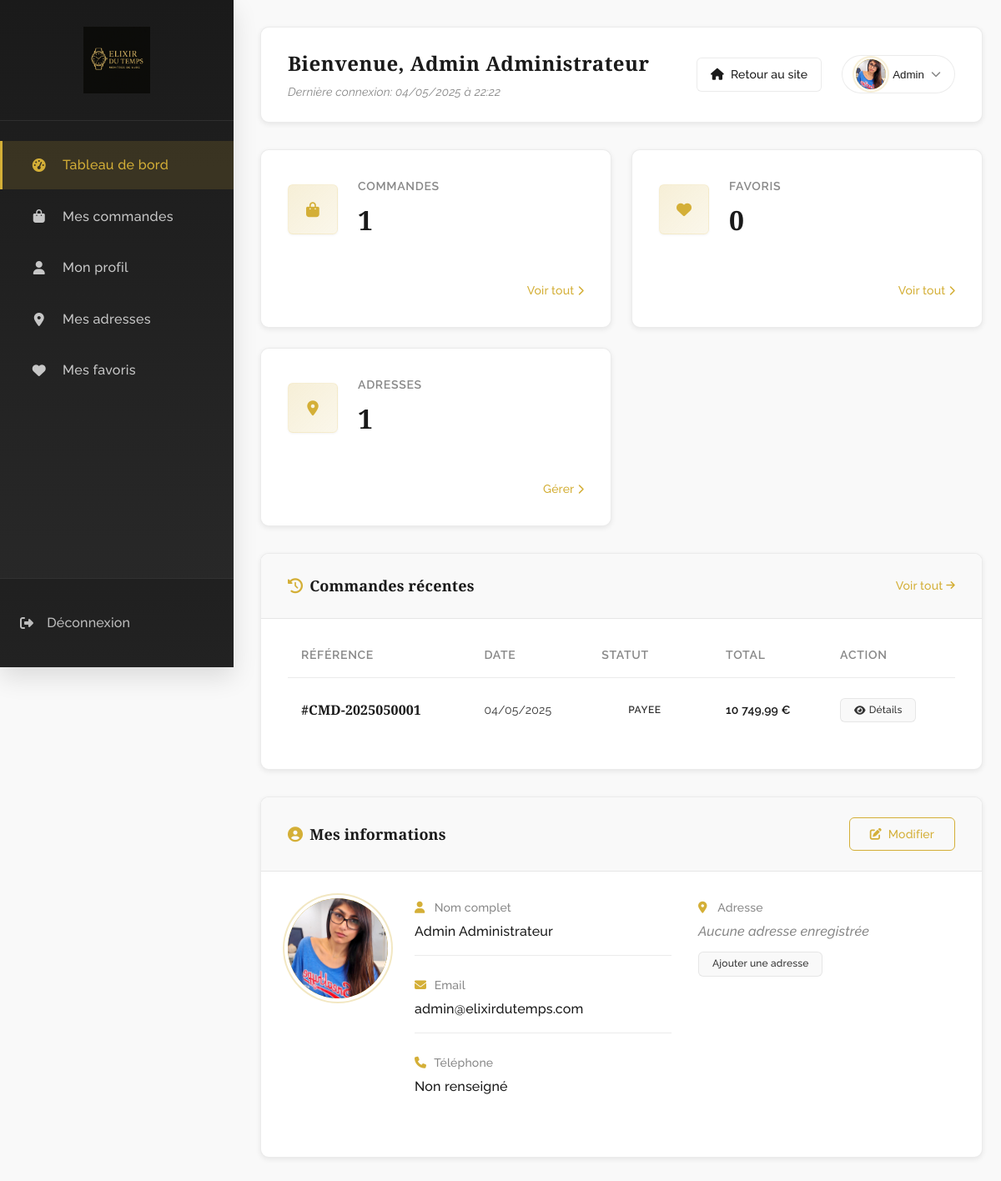
Screenshot of /public/user/index.php (signed in) with the database file from the repository.
### tables this page shows
CREATE TABLE utilisateurs (
    id INT AUTO_INCREMENT PRIMARY KEY,
    nom VARCHAR(100) NOT NULL,
    prenom VARCHAR(100),
    email VARCHAR(255) NOT NULL UNIQUE,
    mot_de_passe VARCHAR(255) NOT NULL,
    telephone VARCHAR(20),
    adresse TEXT,
    code_postal VARCHAR(10),
    ville VARCHAR(100),
    pays VARCHAR(100) DEFAULT 'France',
    date_creation DATETIME DEFAULT CURRENT_TIMESTAMP,
    date_modification DATETIME ON UPDATE CURRENT_TIMESTAMP,
    role ENUM('client', 'admin', 'manager') DEFAULT 'client',
    actif BOOLEAN DEFAULT TRUE,
    INDEX idx_email (email)
);

CREATE TABLE commandes (
    id INT AUTO_INCREMENT PRIMARY KEY,
    reference VARCHAR(50) NOT NULL UNIQUE,
    utilisateur_id INT NOT NULL,
    statut ENUM('en_attente', 'payee', 'en_preparation', 'expediee', 'livree', 'annulee', 'remboursee') DEFAULT 'en_attente',
    date_commande DATETIME DEFAULT CURRENT_TIMESTAMP,
    date_modification DATETIME ON UPDATE CURRENT_TIMESTAMP,
    total_produits DECIMAL(10, 2) NOT NULL,
    frais_livraison DECIMAL(10, 2) DEFAULT 0.00,
    total_taxe DECIMAL(10, 2) DEFAULT 0.00,
    total DECIMAL(10, 2) NOT NULL,
    mode_paiement VARCHAR(50),
    adresse_livraison TEXT NOT NULL,
    adresse_facturation TEXT NOT NULL,
    notes TEXT,
    FOREIGN KEY (utilisateur_id) REFERENCES utilisateurs(id) ON UPDATE CASCADE,
    INDEX idx_reference (reference),
    INDEX idx_statut (statut),
    INDEX idx_date (date_commande)
);

### public/user/index.php (the view, shortened to what this page needs)
<?php
$db = new Database();
$conn = $db->getConnection();
$userId = $_SESSION['user_id'];
$stmt = $conn->prepare("SELECT * FROM utilisateurs WHERE id = ?");
$stmt->execute([$userId]);
$user = $stmt->fetch(PDO::FETCH_ASSOC);
$stmtOrders = $conn->prepare("
    SELECT * FROM commandes
    WHERE utilisateur_id = ?
    ORDER BY date_commande DESC
    LIMIT 5
");
$stmtOrders->execute([$userId]);
$recentOrders = $stmtOrders->fetchAll(PDO::FETCH_ASSOC);
$relativePath = "..";
?>
<!DOCTYPE html>
<html lang="fr">
<head>
    <link rel="stylesheet" href="https://cdnjs.cloudflare.com/ajax/libs/font-awesome/6.4.0/css/all.min.css">
    <link rel="stylesheet" href="assets/css/sidebar.css">
</head>
<body>
<div class="dashboard-layout">
    <?php require_once 'includes/sidebar.php'; ?>
    <main class="dashboard-content">
        <div class="dashboard-topbar">
            <div class="welcome-message">
                <h1>Bienvenue, <?php echo htmlspecialchars($user['prenom'] . ' ' . $user['nom']); ?></h1>
                <p class="last-connection">Dernière connexion: <?php
                    echo !empty($user['derniere_connexion'])
                        ? date('d/m/Y à H:i', strtotime($user['derniere_connexion']))
                        : 'Première connexion';
                ?></p>
            </div>
            <div class="topbar-actions">
                <a href="<?php echo $relativePath; ?>/pages/Accueil.php" class="btn-return">
                    <i class="fas fa-home"></i> Retour au site
                </a>
                <div class="user-dropdown">
                    <button class="user-dropdown-toggle">
                        <div class="avatar-mini">
                            <?php if (!empty($user['photo'])): ?>
                                <img src="<?php echo $relativePath; ?>/uploads/users/<?php echo htmlspecialchars($user['photo']); ?>"
                                     alt="<?php echo htmlspecialchars($user['prenom']); ?>"
                                     style="width: 100%; height: 100%; object-fit: cover; border-radius: 50%;">
                            <?php else: ?>
                                <img src="<?php echo $relativePath; ?>/uploads/users/default.png"
                                     alt="Photo de profil par défaut"
                                     style="width: 100%; height: 100%; object-fit: cover; border-radius: 50%;">
                            <?php endif; ?>
                        </div>
                        <span class="user-name"><?php echo htmlspecialchars($user['prenom']); ?></span>
                        <i class="fas fa-chevron-down"></i>
                    </button>
                </div>
            </div>
        </div>
        <div class="dashboard-cards">
            <div class="dashboard-card">
                <div class="card-header">
                    <div class="card-icon">
                        <i class="fas fa-shopping-bag"></i>
                    </div>
                    <div class="card-content">
                        <h3 class="card-title">Commandes</h3>
                        <p class="card-value"><?php echo count($recentOrders); ?></p>
                    </div>
                </div>
                <div class="card-footer">
                    <a href="orders.php" class="card-link">
                        Voir tout <i class="fas fa-chevron-right"></i>
                    </a>
                </div>
            </div>
            <div class="dashboard-card">
                <div class="card-header">
                    <div class="card-icon">
                        <i class="fas fa-heart"></i>
                    </div>
                    <div class="card-content">
                        <h3 class="card-title">Favoris</h3>
                        <p class="card-value">0</p>
                    </div>
                </div>
                <div class="card-footer">
                    <a href="wishlist.php" class="card-link">
                        Voir tout <i class="fas fa-chevron-right"></i>
                    </a>
                </div>
            </div>
            <div class="dashboard-card">
                <div class="card-header">
                    <div class="card-icon">
                        <i class="fas fa-map-marker-alt"></i>
                    </div>
                    <div class="card-content">
                        <h3 class="card-title">Adresses</h3>
                        <p class="card-value">1</p>
                    </div>
                </div>
                <div class="card-footer">
                    <a href="addresses.php" class="card-link">
                        Gérer <i class="fas fa-chevron-right"></i>
                    </a>
                </div>
            </div>
        </div>
        <section class="dashboard-section">
            <div class="section-header">
                <h2 class="section-title">
                    <i class="fas fa-history"></i> Commandes récentes
                </h2>
                <a href="orders.php" class="section-action">
                    Voir tout <i class="fas fa-arrow-right"></i>
                </a>
            </div>
            <div class="orders-container">
                <table class="orders-table">
                    <thead>
                        <tr>
                            <th>Référence</th>
                            <th>Date</th>
                            <th>Statut</th>
                            <th>Total</th>
                            <th>Action</th>
                        </tr>
                    </thead>
                    <tbody>
                        <?php if (empty($recentOrders)): ?>
                            <tr>
                                <td colspan="5" class="empty-state">
                                    <div class="empty-state-content">
                                        <i class="fas fa-shopping-cart empty-icon"></i>
                                        <p>Vous n'avez pas encore passé de commande</p>
                                        <a href="../pages/Montres.php" class="btn-primary">Découvrir nos montres</a>
                                    </div>
                                </td>
                            </tr>
                        <?php else: ?>
                            <?php foreach ($recentOrders as $order): ?>
                                <tr>
                                    <td class="order-reference">#<?php echo $order['reference'] ?? $order['id']; ?></td>
                                    <td><?php echo date('d/m/Y', strtotime($order['date_commande'])); ?></td>
                                    <td>
                                        <span class="status-badge status-<?php echo strtolower($order['statut']); ?>">
                                            <?php echo $order['statut']; ?>
                                        </span>
                                    </td>
                                    <td class="order-total"><?php echo number_format($order['total'], 2, ',', ' '); ?> €</td>
                                    <td>
                                        <a href="order-details.php?id=<?php echo $order['id']; ?>" class="btn-view">
                                            <i class="fas fa-eye"></i> Détails
                                        </a>
                                    </td>
                                </tr>
                            <?php endforeach; ?>
                        <?php endif; ?>
                    </tbody>
                </table>
            </div>
        </section>
        <section class="dashboard-section">
            <div class="section-header">
                <h2 class="section-title">
                    <i class="fas fa-user-circle"></i> Mes informations
                </h2>
                <a href="profile.php" class="btn-outline">
                    <i class="fas fa-edit"></i> Modifier
                </a>
            </div>
            <div class="profile-container">
                <div class="profile-card">
                    <div class="profile-avatar">
                        <div class="avatar-circle">
                            <?php if (!empty($user['photo'])): ?>
                                <img src="<?php echo $relativePath; ?>/uploads/users/<?php echo htmlspecialchars($user['photo']); ?>"
                                     alt="<?php echo htmlspecialchars($user['prenom']); ?>"
                                     style="width: 100%; height: 100%; object-fit: cover; border-radius: 50%;">
                            <?php else: ?>
                                <img src="<?php echo $relativePath; ?>/uploads/users/default.png"
                                     alt="Photo de profil par défaut"
                                     style="width: 100%; height: 100%; object-fit: cover; border-radius: 50%;">
                            <?php endif; ?>
                        </div>
                    </div>
                    <div class="profile-info">
                        <div class="info-column">
                            <div class="info-item">
                                <span class="info-label"><i class="fas fa-user"></i> Nom complet</span>
                                <span class="info-value"><?php echo htmlspecialchars($user['prenom'] . ' ' . $user['nom']); ?></span>
                            </div>
                            <div class="info-item">
                                <span class="info-label"><i class="fas fa-envelope"></i> Email</span>
                                <span class="info-value"><?php echo htmlspecialchars($user['email']); ?></span>
                            </div>
                            <div class="info-item">
                                <span class="info-label"><i class="fas fa-phone"></i> Téléphone</span>
                                <span class="info-value"><?php echo !empty($user['telephone']) ? htmlspecialchars($user['telephone']) : 'Non renseigné'; ?></span>
                            </div>
                        </div>
                        <div class="info-column">
                            <div class="info-item">
                                <span class="info-label"><i class="fas fa-map-marker-alt"></i> Adresse</span>
                                <div class="info-value address-block">
                                    <?php if (!empty($user['adresse'])): ?>
                                        <p><?php echo htmlspecialchars($user['adresse']); ?></p>
                                        <p><?php echo htmlspecialchars($user['code_postal'] . ' ' . $user['ville']); ?></p>
                                        <p><?php echo htmlspecialchars($user['pays']); ?></p>
                                    <?php else: ?>
                                        <p class="no-address">Aucune adresse enregistrée</p>
                                        <a href="addresses.php" class="btn-small">Ajouter une adresse</a>
                                    <?php endif; ?>
                                </div>
                            </div>
                        </div>
                    </div>
                </div>
            </div>
        </section>
    </main>
</div>
</body>
</html>

### public/user/assets/css/sidebar.css (style rules this page uses)
.dashboard-content { flex: 1; margin-left: 280px; padding: var(--spacing-xl); max-width: 100%; }

### rows the page displays
utilisateurs: prenom+nom "Admin Administrateur", derniere_connexion "04/05/2025 à 22:22", photo (picture), prenom "Admin", email "admin@elixirdutemps.com"
commandes: reference "CMD-2025050001", date_commande "04/05/2025", statut "PAYEE", total "10 749,99"

### other values shown
count($recentOrders) "1"
